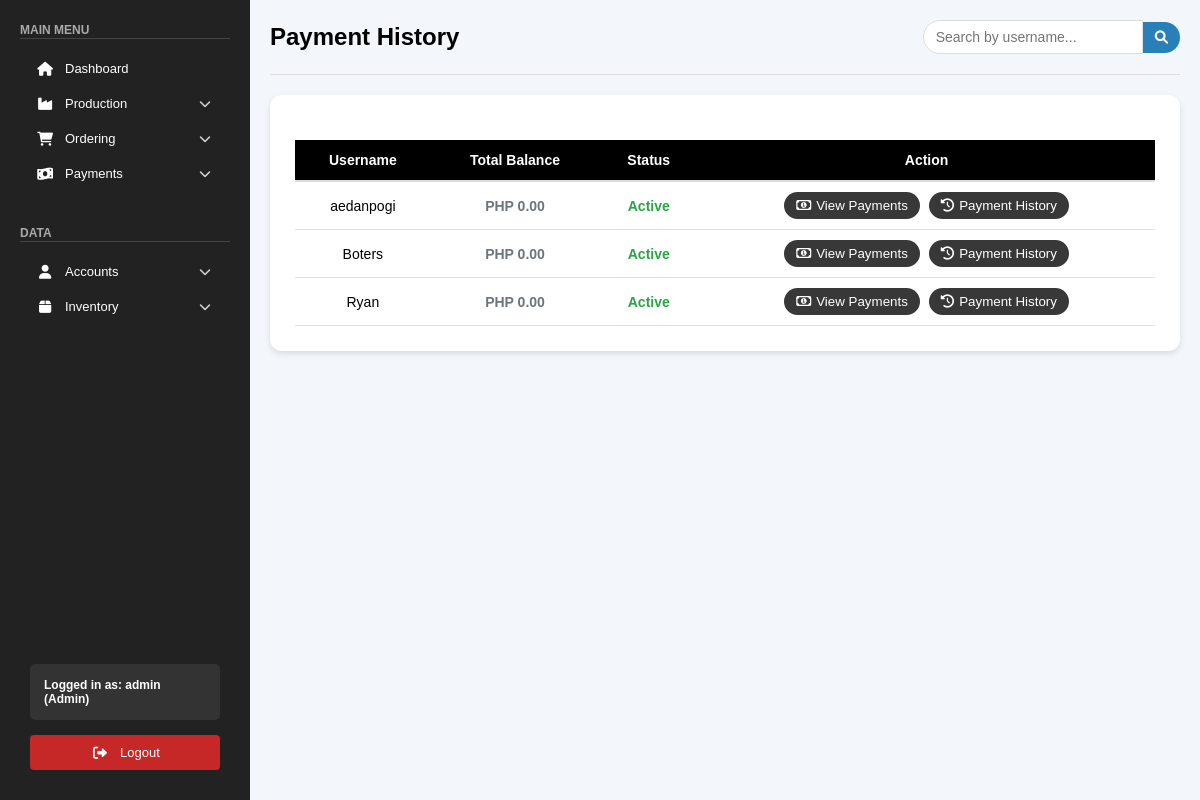
The app's page /public/pages/payment_history.php (signed in), older data.
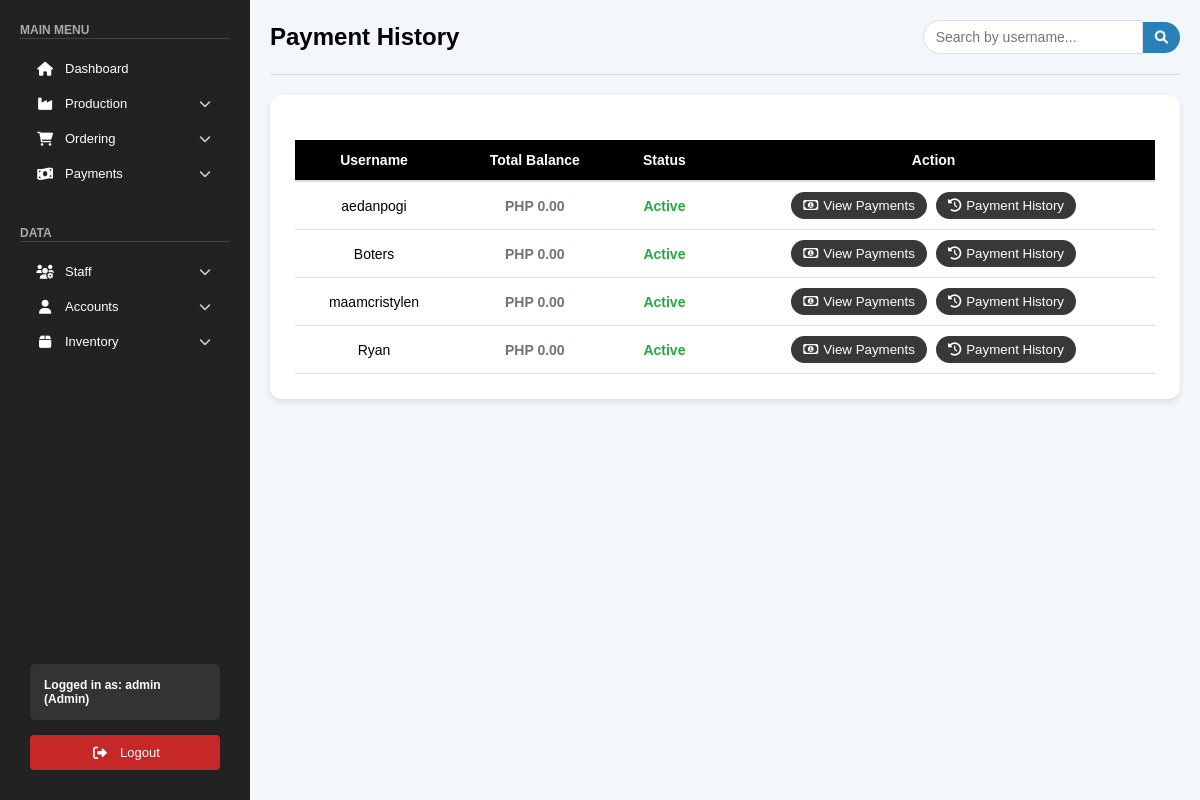
The same page, newer data.
### tables this page shows
CREATE TABLE `clients_accounts` (
  `id` int(11) NOT NULL,
  `username` varchar(255) NOT NULL,
  `password` varchar(255) NOT NULL,
  `email` varchar(255) NOT NULL,
  `phone` varchar(50) DEFAULT NULL,
  `region` varchar(100) DEFAULT NULL,
  `city` varchar(100) DEFAULT NULL,
  `company` varchar(255) DEFAULT NULL,
  `company_address` varchar(255) DEFAULT NULL,
  `business_proof` text DEFAULT NULL,
  `status` varchar(50) DEFAULT 'Active',
  `balance` decimal(10,2) DEFAULT 0.00,
  `created_at` timestamp NOT NULL DEFAULT current_timestamp(),
  `client_session_id` varchar(255) DEFAULT NULL,
  `client_last_login` timestamp NULL DEFAULT NULL,
  `verification_code` varchar(6) DEFAULT NULL,
  `code_expires_at` datetime DEFAULT NULL
);

### public/pages/payment_history.php (the view, shortened to what the changed rows need)
<?php
include "../../backend/check_role.php";
$sql = "SELECT username, status, balance FROM clients_accounts WHERE status IN ('Active', 'Inactive') ORDER BY username";
$result = $conn->query($sql);
$users = [];
if ($result && $result->num_rows > 0) {
    while ($row = $result->fetch_assoc()) {
        $users[] = $row;
    }
}
?>
<!DOCTYPE html>
<html lang="en">
<head>
    <link rel="stylesheet" href="/css/orders.css">
    <link rel="stylesheet" href="/css/sidebar.css">
    <link rel="stylesheet" href="/css/payment_history.css">
    <link rel="stylesheet" href="https://cdnjs.cloudflare.com/ajax/libs/font-awesome/6.0.0/css/all.min.css">
</head>
<body>
    <?php include '../sidebar.php'; ?>
    <div class="main-content">
        <div class="orders-header">
            <h1>Payment History</h1>
        </div>
        <div class="orders-table-container">
            <table class="orders-table">
                <thead>
                    <tr>
                        <th>Username</th>
                        <th>Total Balance</th>
                        <th>Status</th>
                        <th>Action</th>
                    </tr>
                </thead>
                <tbody>
                    <?php foreach ($users as $user): ?>
                        <tr>
                            <td><?= htmlspecialchars($user['username']) ?></td>
                            <td>
                                <?php
                                    $balanceClass = 'total-balance-zero';
                                ?>
                                <span class="<?= $balanceClass ?>">
                                    PHP <?= number_format($user['balance'], 2) ?>
                                </span>
                            </td>
                            <td>
                                <span class="status-<?= strtolower($user['status']) ?>">
                                    <?= htmlspecialchars($user['status']) ?>
                                </span>
                            </td>
                            <td>
                                <div class="action-buttons">
                                    <button class="view-button" onclick="viewPaymentHistory('<?= htmlspecialchars($user['username']) ?>', <?= $user['balance'] ?>)">
                                        <i class="far fa-money-bill-alt"></i>View Payments
                                    </button>
                                    <button class="view-button" onclick="viewPaymentHistoryOnly('<?= htmlspecialchars($user['username']) ?>')">
                                        <i class="fas fa-history"></i>Payment History
                                    </button>
                                </div>
                            </td>
                        </tr>
                    <?php endforeach; ?>
                </tbody>
            </table>
        </div>
    </div>
</body>
</html>

### public/sidebar.php (shortened to what the changed rows need)
<?php
include_once "../../backend/check_role.php";
if (isset($_SESSION['admin_user_id'])) {
    $role = $_SESSION['admin_role'] ?? 'guest';
} else if (isset($_SESSION['client_user_id'])) {
    $username = $_SESSION['client_username'] ?? 'Guest';
    $role = $_SESSION['client_role'] ?? 'guest';
} else {
    $username = $_SESSION['username'] ?? 'Guest';
    $role = $_SESSION['role'] ?? 'guest';
}
$stmt = $conn->prepare("SELECT pages FROM roles WHERE role_name = ? AND status = 'active'");
$stmt->bind_param("s", $role);
$stmt->execute();
$stmt->bind_result($pages);
$allowedPages = array_map('trim', explode(',', $pages));
?>
<div class="sidebar">
    <div>
        <div class="menu-section">
            <?php if (in_array('Staff', $allowedPages) || in_array('Drivers', $allowedPages)): ?>
                <div class="submenu">
                    <span class="menu-item" onclick="toggleSubmenu(this)">
                        <div>
                            <i class="fas fa-users-cog"></i> Staff
                        </div>
                        <i class="fas fa-chevron-down"></i>
                    </span>
                </div>
            <?php endif; ?>
        </div>
    </div>
</div>

Row changes from the older to the newer data that the page shows:
added clients_accounts: username "maamcristylen", balance "0.00", status "Active"
Text that changed along with them:
text now shown: "Staff"
